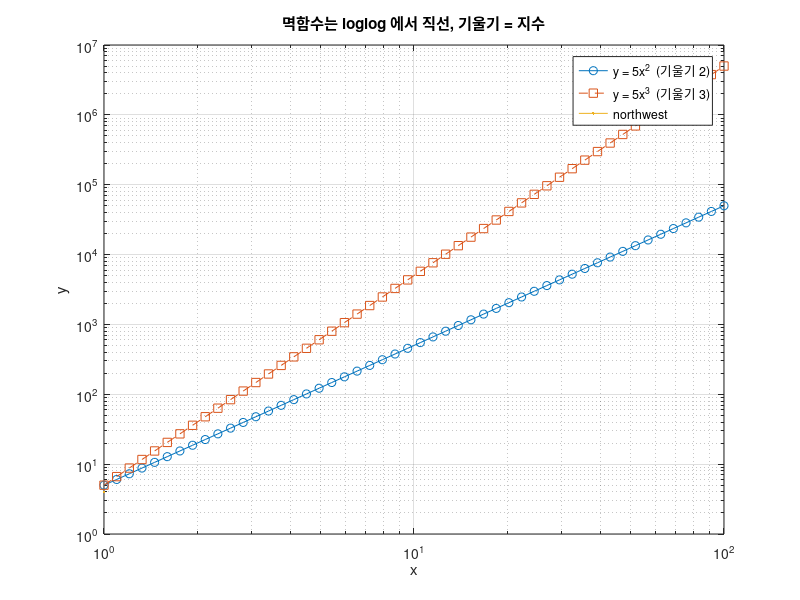

Reproduce this figure in MATLAB. (Note: this script raises an error after producing the figure.)
% ex0503_loglog_slope.m - 5.3.2 [보강] loglog 에서 멱함수가 직선이 되는 이유
% y = a*x^n  ->  log10(y) = log10(a) + n*log10(x)  : 기울기가 지수 n 인 직선
clear; clc; close all

x  = logspace(0, 2, 50);         % 1 부터 100 까지 로그 간격 50점
y1 = 5*x.^2;                     % n = 2
y2 = 5*x.^3;                     % n = 3

loglog(x, y1, "-o", x, y2, "--s", MarkerSize=4)
title("멱함수는 loglog 에서 직선, 기울기 = 지수")
xlabel("x"), ylabel("y")
legend("y = 5x^2  (기울기 2)", "y = 5x^3  (기울기 3)", Location="northwest")
grid on

% 기울기를 수치로 확인
n2 = (log10(y1(end)) - log10(y1(1))) / (log10(x(end)) - log10(x(1)));
n3 = (log10(y2(end)) - log10(y2(1))) / (log10(x(end)) - log10(x(1)));
fprintf("측정한 기울기: %.4f, %.4f\n", n2, n3);

theme(gcf, "light")              % R2026a 기본 테마는 dark 라 밝게 바꿔 저장한다
exportgraphics(gcf, "../../textbook/ch05/img/ex0503_loglog_slope.png")
